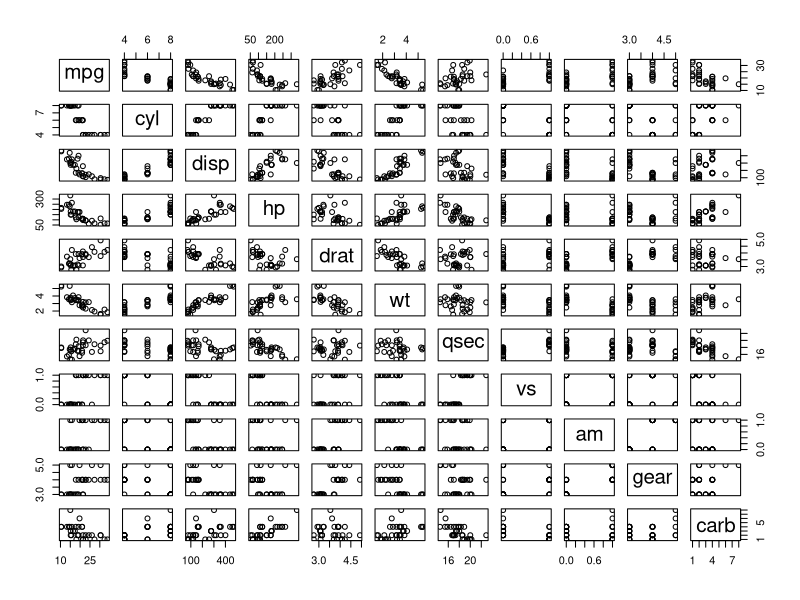
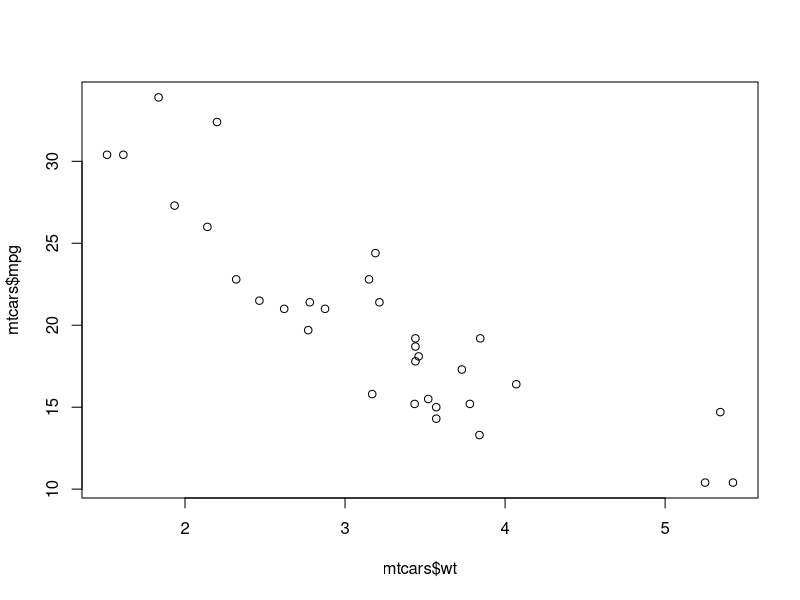
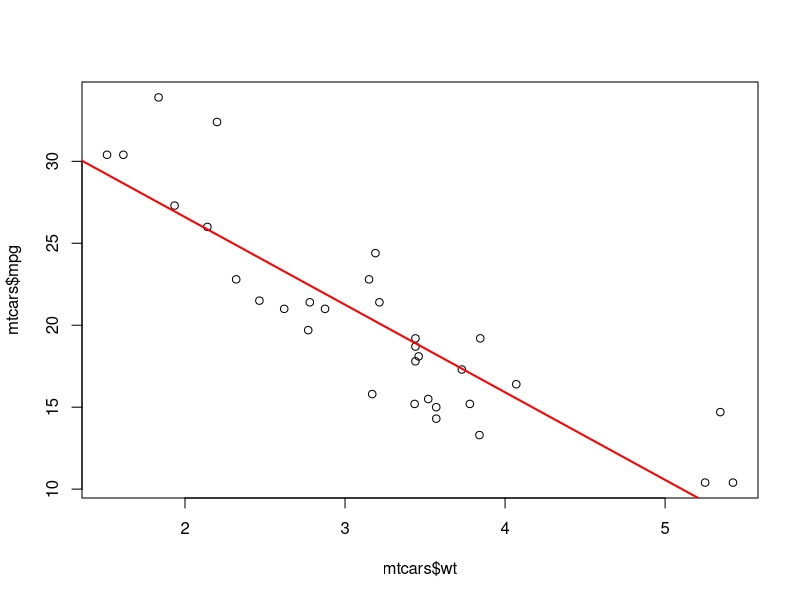
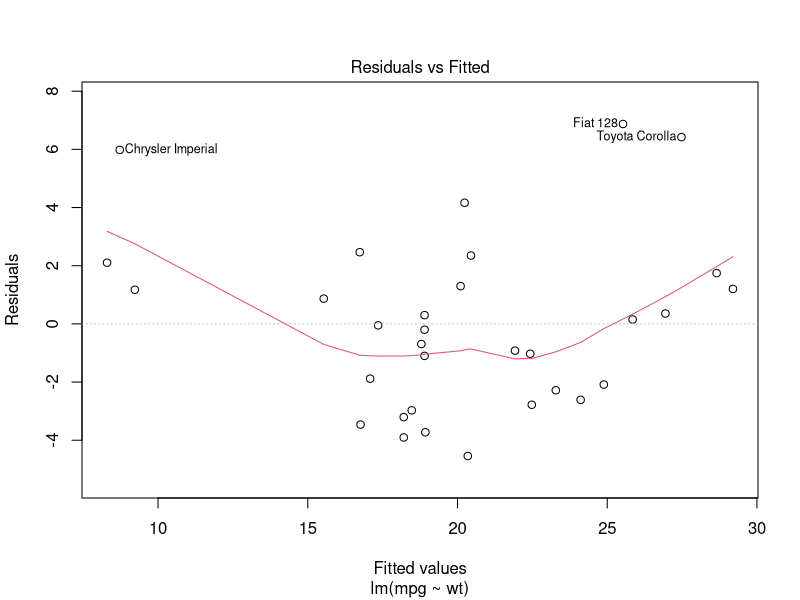
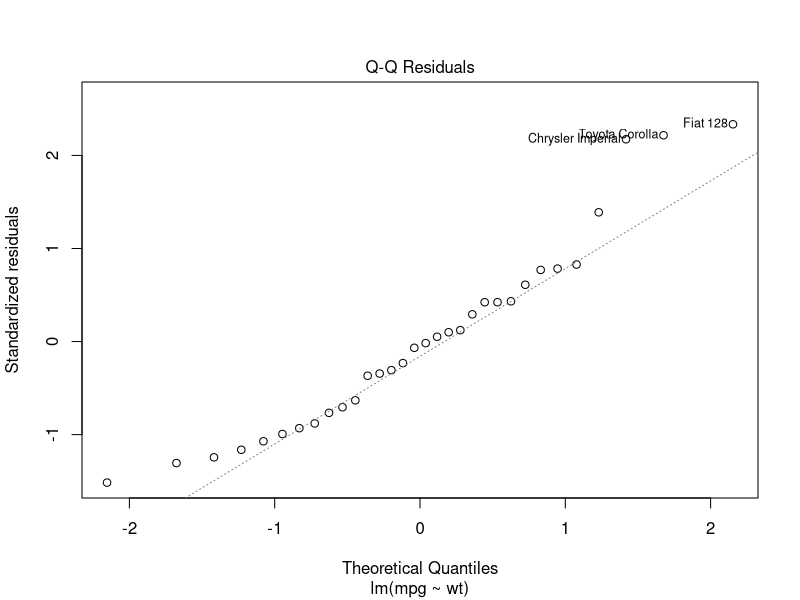
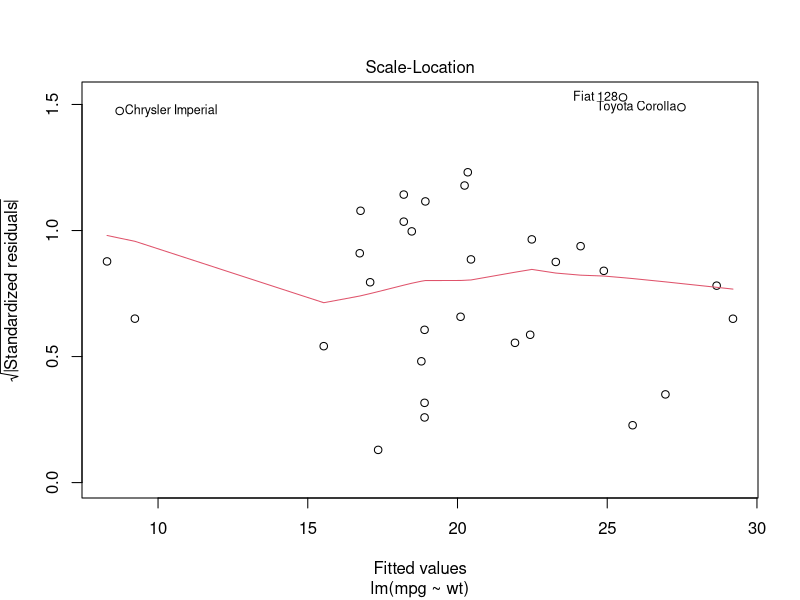
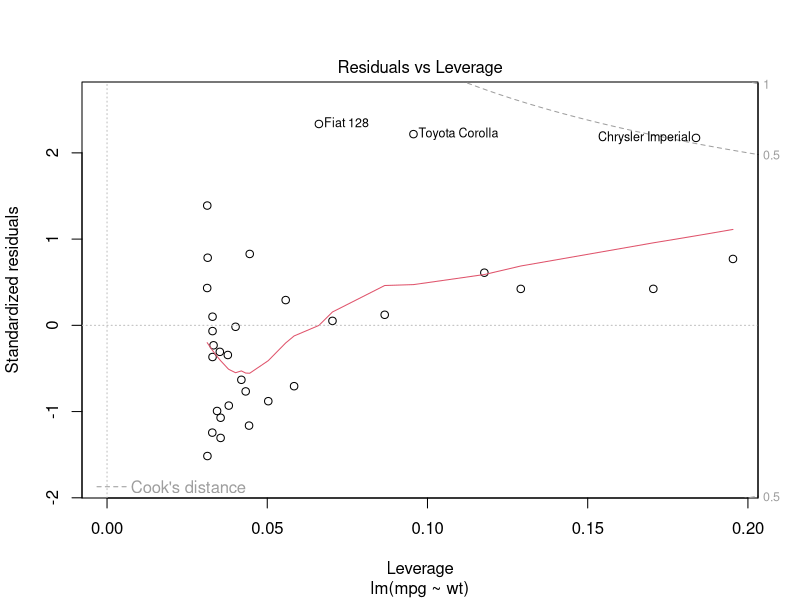
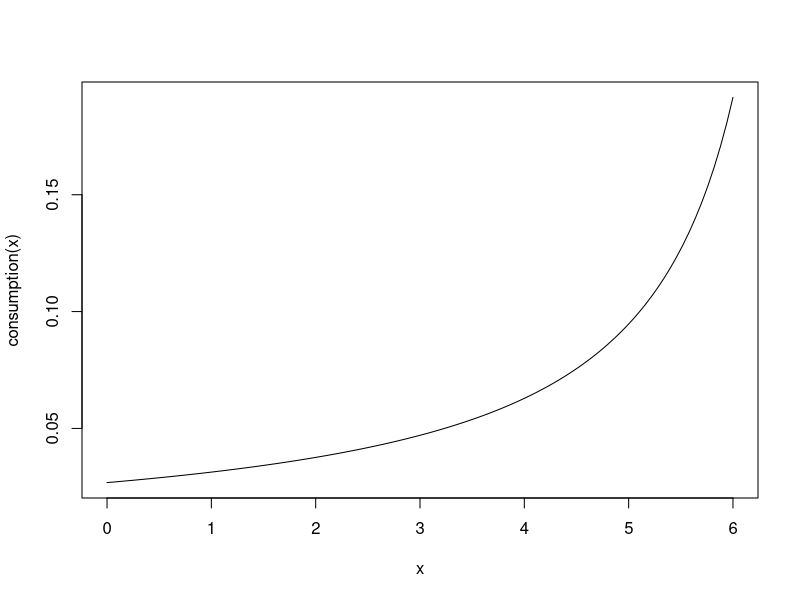

Recreate these plots in R, in order.
## ---- chunk 1
summary(mtcars)
## ---- chunk 2
head(mtcars)
## ---- chunk 3
str(mtcars)
## ---- chunk 4
summary(iris)
## ---- chunk 5
head(iris)
## ---- chunk 6
str(iris)
## ---- chunk 7
summary(mtcars)
## ---- chunk 8
# `pairs` plots pairs of variables we ask for in scatter plots.
pairs(mpg ~ ., data = mtcars)
## ---- chunk 9
plot(mtcars$wt, mtcars$mpg)
## ---- chunk 10
lrm <- lm(mpg ~ wt, data = mtcars)
summary(lrm)
## ---- chunk 11
plot(mtcars$wt, mtcars$mpg)
abline(lrm, col = 'red', lwd = 2)
## ---- chunk 12
plot(lrm, which = 1)
## ---- chunk 13
plot(lrm, which = 2)
## ---- chunk 14
plot(lrm, which = 3)
## ---- chunk 15
plot(lrm, which = 5)
## ---- chunk 16
consumption <- function(wt) {1 / (37.2851 - 5.3445 * wt)}
curve(consumption, xlim = c(0, 6))
## ---- chunk 17
wt <- mtcars$wt
gpm <- 1 / mtcars$mpg
plot(wt, gpm)
curve(consumption, xlim = c(0, 6), add = TRUE, col = 'red', lwd = 2)
